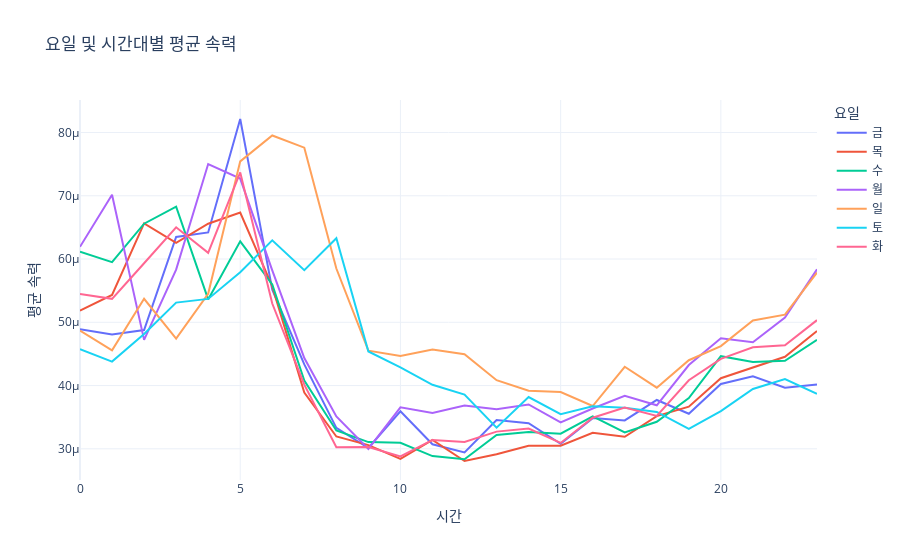
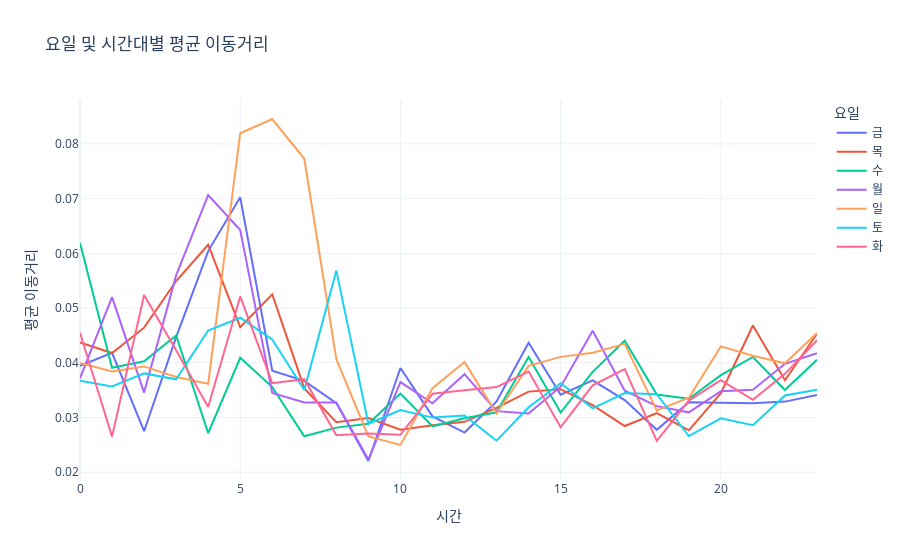

Source (notebook cell) for these figures, in order:
### Code cell
# 기말고사1-(1),(2)

#| title: 요일,시간에 따른 평균속력 시각화        
fig1.show()


#| title: 요일,시간에 따른 평균이동거리 시각화        
fig2.show()

# 기말고사1-(3)
#| title: 속력별 경로 시각화
fig3.show(config={'scrollZoom': False})

### Figure 1 — Plotly figure (JSON) as saved in the notebook; plotly's stock layout.template omitted (floating-point values rounded to 4 significant figures)
{"data": [{"hovertemplate": "요일=금<br>시간=%{x}<br>평균 속력=%{y}<extra></extra>", "legendgroup": "금", "line": {"color": "#636efa", "dash": "solid"}, "marker": {"symbol": "circle"}, "mode": "lines", "name": "금", "orientation": "v", "showlegend": true, "type": "scatter", "x": [0, 1, 2, 3, 4, 5, 6, 7, 8, 9, 10, 11, 12, 13, 14, 15, 16, 17, 18, 19, 20, 21, 22, 23], "xaxis": "x", "y": [4.89e-05, 4.809e-05, 4.878e-05, 6.35e-05, 6.42e-05, 8.214e-05, 5.516e-05, 4.334e-05, 3.33e-05, 3.013e-05, 3.592e-05, 3.072e-05, 2.943e-05, 3.455e-05, 3.405e-05, 3.08e-05, 3.485e-05, 3.449e-05, 3.772e-05, 3.553e-05, 4.024e-05, 4.145e-05, 3.967e-05, 4.017e-05], "yaxis": "y"}, {"hovertemplate": "요일=목<br>시간=%{x}<br>평균 속력=%{y}<extra></extra>", "legendgroup": "목", "line": {"color": "#EF553B", "dash": "solid"}, "marker": {"symbol": "circle"}, "mode": "lines", "name": "목", "orientation": "v", "showlegend": true, "type": "scatter", "x": [0, 1, 2, 3, 4, 5, 6, 7, 8, 9, 10, 11, 12, 13, 14, 15, 16, 17, 18, 19, 20, 21, 22, 23], "xaxis": "x", "y": [5.184e-05, 5.431e-05, 6.565e-05, 6.256e-05, 6.558e-05, 6.735e-05, 5.567e-05, 3.889e-05, 3.195e-05, 3.058e-05, 2.842e-05, 3.139e-05, 2.807e-05, 2.913e-05, 3.048e-05, 3.048e-05, 3.254e-05, 3.191e-05, 3.517e-05, 3.667e-05, 4.115e-05, 4.285e-05, 4.455e-05, 4.863e-05], "yaxis": "y"}, {"hovertemplate": "요일=수<br>시간=%{x}<br>평균 속력=%{y}<extra></extra>", "legendgroup": "수", "line": {"color": "#00cc96", "dash": "solid"}, "marker": {"symbol": "circle"}, "mode": "lines", "name": "수", "orientation": "v", "showlegend": true, "type": "scatter", "x": [0, 1, 2, 3, 4, 5, 6, 7, 8, 9, 10, 11, 12, 13, 14, 15, 16, 17, 18, 19, 20, 21, 22, 23], "xaxis": "x", "y": [6.116e-05, 5.951e-05, 6.559e-05, 6.828e-05, 5.362e-05, 6.28e-05, 5.599e-05, 4.078e-05, 3.29e-05, 3.106e-05, 3.096e-05, 2.885e-05, 2.836e-05, 3.218e-05, 3.266e-05, 3.239e-05, 3.514e-05, 3.26e-05, 3.427e-05, 3.801e-05, 4.464e-05, 4.374e-05, 4.391e-05, 4.721e-05], "yaxis": "y"}, {"hovertemplate": "요일=월<br>시간=%{x}<br>평균 속력=%{y}<extra></extra>", "legendgroup": "월", "line": {"color": "#ab63fa", "dash": "solid"}, "marker": {"symbol": "circle"}, "mode": "lines", "name": "월", "orientation": "v", "showlegend": true, "type": "scatter", "x": [0, 1, 2, 3, 4, 5, 6, 7, 8, 9, 10, 11, 12, 13, 14, 15, 16, 17, 18, 19, 20, 21, 22, 23], "xaxis": "x", "y": [6.193e-05, 7.017e-05, 4.722e-05, 5.832e-05, 7.501e-05, 7.272e-05, 5.821e-05, 4.435e-05, 3.512e-05, 2.998e-05, 3.655e-05, 3.568e-05, 3.684e-05, 3.627e-05, 3.7e-05, 3.416e-05, 3.637e-05, 3.837e-05, 3.688e-05, 4.325e-05, 4.747e-05, 4.684e-05, 5.075e-05, 5.837e-05], "yaxis": "y"}, {"hovertemplate": "요일=일<br>시간=%{x}<br>평균 속력=%{y}<extra></extra>", "legendgroup": "일", "line": {"color": "#FFA15A", "dash": "solid"}, "marker": {"symbol": "circle"}, "mode": "lines", "name": "일", "orientation": "v", "showlegend": true, "type": "scatter", "x": [0, 1, 2, 3, 4, 5, 6, 7, 8, 9, 10, 11, 12, 13, 14, 15, 16, 17, 18, 19, 20, 21, 22, 23], "xaxis": "x", "y": [4.867e-05, 4.556e-05, 5.372e-05, 4.743e-05, 5.45e-05, 7.544e-05, 7.952e-05, 7.761e-05, 5.849e-05, 4.552e-05, 4.466e-05, 4.569e-05, 4.496e-05, 4.084e-05, 3.917e-05, 3.898e-05, 3.677e-05, 4.297e-05, 3.966e-05, 4.4e-05, 4.623e-05, 5.029e-05, 5.121e-05, 5.785e-05], "yaxis": "y"}, {"hovertemplate": "요일=토<br>시간=%{x}<br>평균 속력=%{y}<extra></extra>", "legendgroup": "토", "line": {"color": "#19d3f3", "dash": "solid"}, "marker": {"symbol": "circle"}, "mode": "lines", "name": "토", "orientation": "v", "showlegend": true, "type": "scatter", "x": [0, 1, 2, 3, 4, 5, 6, 7, 8, 9, 10, 11, 12, 13, 14, 15, 16, 17, 18, 19, 20, 21, 22, 23], "xaxis": "x", "y": [4.574e-05, 4.378e-05, 4.814e-05, 5.311e-05, 5.37e-05, 5.79e-05, 6.296e-05, 5.823e-05, 6.33e-05, 4.538e-05, 4.288e-05, 4.012e-05, 3.857e-05, 3.335e-05, 3.818e-05, 3.547e-05, 3.671e-05, 3.649e-05, 3.583e-05, 3.316e-05, 3.595e-05, 3.946e-05, 4.101e-05, 3.87e-05], "yaxis": "y"}, {"hovertemplate": "요일=화<br>시간=%{x}<br>평균 속력=%{y}<extra></extra>", "legendgroup": "화", "line": {"color": "#FF6692", "dash": "solid"}, "marker": {"symbol": "circle"}, "mode": "lines", "name": "화", "orientation": "v", "showlegend": true, "type": "scatter", "x": [0, 1, 2, 3, 4, 5, 6, 7, 8, 9, 10, 11, 12, 13, 14, 15, 16, 17, 18, 19, 20, 21, 22, 23], "xaxis": "x", "y": [5.449e-05, 5.371e-05, 5.933e-05, 6.501e-05, 6.098e-05, 7.368e-05, 5.296e-05, 4.015e-05, 3.024e-05, 3.03e-05, 2.879e-05, 3.14e-05, 3.108e-05, 3.272e-05, 3.321e-05, 3.093e-05, 3.491e-05, 3.651e-05, 3.52e-05, 4.084e-05, 4.421e-05, 4.605e-05, 4.637e-05, 5.034e-05], "yaxis": "y"}], "layout": {"autosize": true, "legend": {"title": {"text": "요일"}, "tracegroupgap": 0}, "title": {"text": "요일 및 시간대별 평균 속력"}, "xaxis": {"anchor": "y", "autorange": true, "domain": [0, 1], "range": [0, 23], "title": {"text": "시간"}, "type": "linear"}, "yaxis": {"anchor": "x", "autorange": true, "domain": [0, 1], "range": [2.507e-05, 8.514e-05], "title": {"text": "평균 속력"}, "type": "linear"}}}

### Figure 2 — Plotly figure (JSON) as saved in the notebook; plotly's stock layout.template omitted (floating-point values rounded to 4 significant figures)
{"data": [{"hovertemplate": "요일=금<br>시간=%{x}<br>평균 이동거리=%{y}<extra></extra>", "legendgroup": "금", "line": {"color": "#636efa", "dash": "solid"}, "marker": {"symbol": "circle"}, "mode": "lines", "name": "금", "orientation": "v", "showlegend": true, "type": "scatter", "x": [0, 1, 2, 3, 4, 5, 6, 7, 8, 9, 10, 11, 12, 13, 14, 15, 16, 17, 18, 19, 20, 21, 22, 23], "xaxis": "x", "y": [0.03942, 0.0418, 0.02748, 0.04467, 0.0604, 0.07023, 0.03856, 0.03668, 0.03262, 0.02204, 0.03904, 0.0302, 0.02723, 0.03294, 0.04365, 0.03416, 0.03676, 0.03317, 0.02774, 0.03276, 0.03269, 0.0326, 0.03289, 0.03411], "yaxis": "y"}, {"hovertemplate": "요일=목<br>시간=%{x}<br>평균 이동거리=%{y}<extra></extra>", "legendgroup": "목", "line": {"color": "#EF553B", "dash": "solid"}, "marker": {"symbol": "circle"}, "mode": "lines", "name": "목", "orientation": "v", "showlegend": true, "type": "scatter", "x": [0, 1, 2, 3, 4, 5, 6, 7, 8, 9, 10, 11, 12, 13, 14, 15, 16, 17, 18, 19, 20, 21, 22, 23], "xaxis": "x", "y": [0.04371, 0.04178, 0.04641, 0.05493, 0.06157, 0.04651, 0.05251, 0.03531, 0.02913, 0.0299, 0.02777, 0.02858, 0.0292, 0.03176, 0.03472, 0.03516, 0.03224, 0.02843, 0.03079, 0.02765, 0.03442, 0.04681, 0.0368, 0.04529], "yaxis": "y"}, {"hovertemplate": "요일=수<br>시간=%{x}<br>평균 이동거리=%{y}<extra></extra>", "legendgroup": "수", "line": {"color": "#00cc96", "dash": "solid"}, "marker": {"symbol": "circle"}, "mode": "lines", "name": "수", "orientation": "v", "showlegend": true, "type": "scatter", "x": [0, 1, 2, 3, 4, 5, 6, 7, 8, 9, 10, 11, 12, 13, 14, 15, 16, 17, 18, 19, 20, 21, 22, 23], "xaxis": "x", "y": [0.06189, 0.03907, 0.04028, 0.045, 0.02713, 0.0409, 0.03554, 0.02656, 0.02814, 0.02885, 0.03437, 0.02838, 0.02986, 0.03095, 0.04106, 0.0309, 0.03833, 0.04403, 0.0342, 0.03342, 0.03773, 0.04106, 0.03502, 0.04053], "yaxis": "y"}, {"hovertemplate": "요일=월<br>시간=%{x}<br>평균 이동거리=%{y}<extra></extra>", "legendgroup": "월", "line": {"color": "#ab63fa", "dash": "solid"}, "marker": {"symbol": "circle"}, "mode": "lines", "name": "월", "orientation": "v", "showlegend": true, "type": "scatter", "x": [0, 1, 2, 3, 4, 5, 6, 7, 8, 9, 10, 11, 12, 13, 14, 15, 16, 17, 18, 19, 20, 21, 22, 23], "xaxis": "x", "y": [0.03716, 0.052, 0.03454, 0.05596, 0.07063, 0.06426, 0.03449, 0.03274, 0.03272, 0.0223, 0.03646, 0.0326, 0.03791, 0.03115, 0.03073, 0.03562, 0.04586, 0.0349, 0.03207, 0.03093, 0.03478, 0.03504, 0.03981, 0.04175], "yaxis": "y"}, {"hovertemplate": "요일=일<br>시간=%{x}<br>평균 이동거리=%{y}<extra></extra>", "legendgroup": "일", "line": {"color": "#FFA15A", "dash": "solid"}, "marker": {"symbol": "circle"}, "mode": "lines", "name": "일", "orientation": "v", "showlegend": true, "type": "scatter", "x": [0, 1, 2, 3, 4, 5, 6, 7, 8, 9, 10, 11, 12, 13, 14, 15, 16, 17, 18, 19, 20, 21, 22, 23], "xaxis": "x", "y": [0.03996, 0.0384, 0.03933, 0.0374, 0.03617, 0.08195, 0.08455, 0.07729, 0.04066, 0.02652, 0.02498, 0.03534, 0.04011, 0.03072, 0.03942, 0.04107, 0.04183, 0.04345, 0.03128, 0.03359, 0.04299, 0.04128, 0.03989, 0.04542], "yaxis": "y"}, {"hovertemplate": "요일=토<br>시간=%{x}<br>평균 이동거리=%{y}<extra></extra>", "legendgroup": "토", "line": {"color": "#19d3f3", "dash": "solid"}, "marker": {"symbol": "circle"}, "mode": "lines", "name": "토", "orientation": "v", "showlegend": true, "type": "scatter", "x": [0, 1, 2, 3, 4, 5, 6, 7, 8, 9, 10, 11, 12, 13, 14, 15, 16, 17, 18, 19, 20, 21, 22, 23], "xaxis": "x", "y": [0.03671, 0.03567, 0.03805, 0.03696, 0.04588, 0.04823, 0.04423, 0.03503, 0.05684, 0.02884, 0.03135, 0.02997, 0.03035, 0.02575, 0.03186, 0.03627, 0.03166, 0.03447, 0.03424, 0.0266, 0.02983, 0.02857, 0.03402, 0.03508], "yaxis": "y"}, {"hovertemplate": "요일=화<br>시간=%{x}<br>평균 이동거리=%{y}<extra></extra>", "legendgroup": "화", "line": {"color": "#FF6692", "dash": "solid"}, "marker": {"symbol": "circle"}, "mode": "lines", "name": "화", "orientation": "v", "showlegend": true, "type": "scatter", "x": [0, 1, 2, 3, 4, 5, 6, 7, 8, 9, 10, 11, 12, 13, 14, 15, 16, 17, 18, 19, 20, 21, 22, 23], "xaxis": "x", "y": [0.04549, 0.02649, 0.05237, 0.04229, 0.0319, 0.05211, 0.03626, 0.037, 0.02676, 0.02708, 0.02683, 0.03432, 0.03499, 0.03554, 0.03839, 0.02821, 0.03587, 0.03883, 0.02573, 0.03309, 0.03679, 0.03321, 0.03797, 0.04412], "yaxis": "y"}], "layout": {"autosize": true, "legend": {"title": {"text": "요일"}, "tracegroupgap": 0}, "title": {"text": "요일 및 시간대별 평균 이동거리"}, "xaxis": {"anchor": "y", "autorange": true, "domain": [0, 1], "range": [0, 23], "title": {"text": "시간"}, "type": "linear"}, "yaxis": {"anchor": "x", "autorange": true, "domain": [0, 1], "range": [0.01856, 0.08803], "title": {"text": "평균 이동거리"}, "type": "linear"}}}
